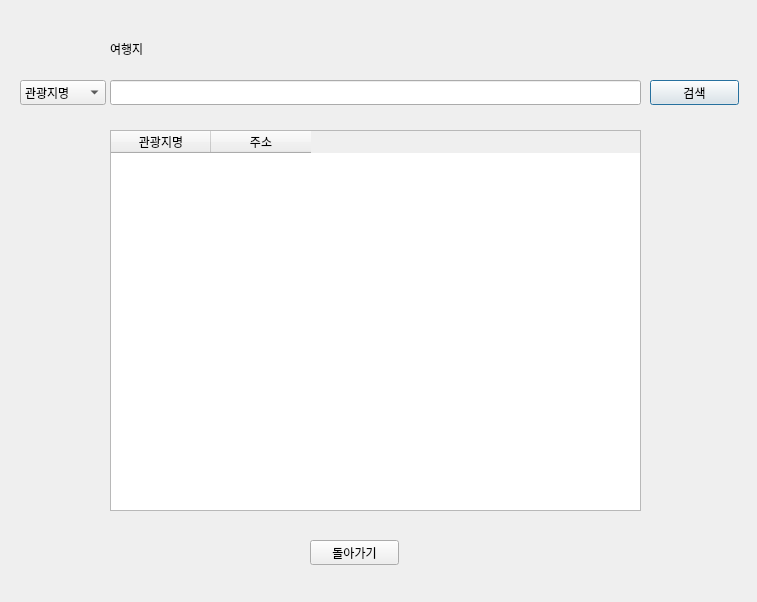
<?xml version="1.0" encoding="UTF-8"?>
<ui version="4.0">
 <class>travel</class>
 <widget class="QDialog" name="travel">
  <property name="geometry">
   <rect>
    <x>0</x>
    <y>0</y>
    <width>757</width>
    <height>602</height>
   </rect>
  </property>
  <property name="windowTitle">
   <string>Dialog</string>
  </property>
  <widget class="QLineEdit" name="lineEdit">
   <property name="geometry">
    <rect>
     <x>110</x>
     <y>80</y>
     <width>531</width>
     <height>25</height>
    </rect>
   </property>
  </widget>
  <widget class="QTableWidget" name="tableWidget">
   <property name="geometry">
    <rect>
     <x>110</x>
     <y>130</y>
     <width>531</width>
     <height>381</height>
    </rect>
   </property>
   <column>
    <property name="text">
     <string>관광지명</string>
    </property>
   </column>
   <column>
    <property name="text">
     <string>주소</string>
    </property>
   </column>
  </widget>
  <widget class="QLabel" name="label">
   <property name="geometry">
    <rect>
     <x>110</x>
     <y>40</y>
     <width>67</width>
     <height>17</height>
    </rect>
   </property>
   <property name="text">
    <string>여행지</string>
   </property>
  </widget>
  <widget class="QComboBox" name="comboBox">
   <property name="geometry">
    <rect>
     <x>20</x>
     <y>80</y>
     <width>86</width>
     <height>25</height>
    </rect>
   </property>
   <item>
    <property name="text">
     <string>관광지명</string>
    </property>
   </item>
   <item>
    <property name="text">
     <string>주소</string>
    </property>
   </item>
  </widget>
  <widget class="QPushButton" name="exit">
   <property name="geometry">
    <rect>
     <x>310</x>
     <y>540</y>
     <width>89</width>
     <height>25</height>
    </rect>
   </property>
   <property name="text">
    <string>돌아가기</string>
   </property>
   <property name="autoDefault">
    <bool>false</bool>
   </property>
  </widget>
  <widget class="QPushButton" name="search">
   <property name="geometry">
    <rect>
     <x>650</x>
     <y>80</y>
     <width>89</width>
     <height>25</height>
    </rect>
   </property>
   <property name="text">
    <string>검색</string>
   </property>
  </widget>
 </widget>
 <resources/>
 <connections/>
</ui>
